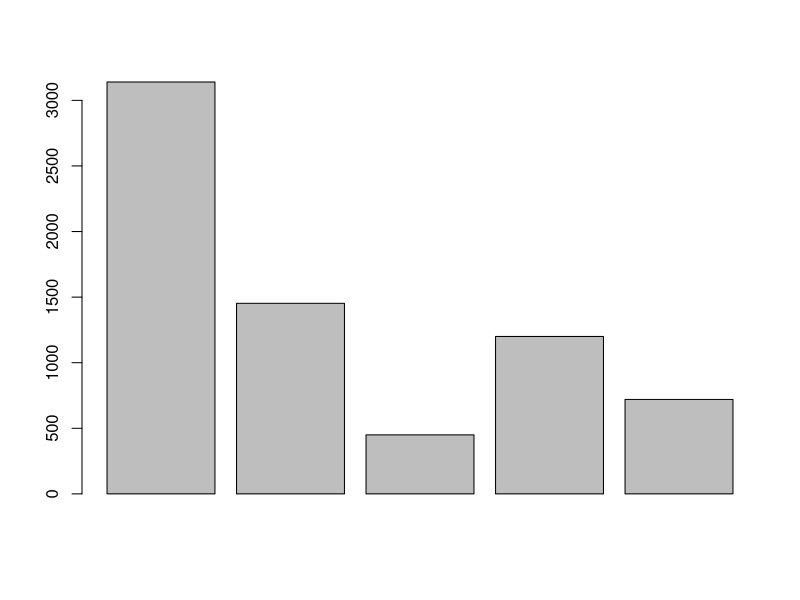

The R script that drew this image:
# Nallely Jaqueline Rodriguez Rodriguez
# Matricula 1854081
# Fecha: 22.02.2021

# Superficie
3110 + 1453 + 450 + 1200 + 720 
Pinus <- 3140
Mezquite <- 1453
Encinos <- 450
Teka <- 1200
Juniperos <- 720
Superficie <- c(Pinus, Mezquite, Encinos, Teka, Juniperos)
barplot(Superficie)
sort(Superficie)
